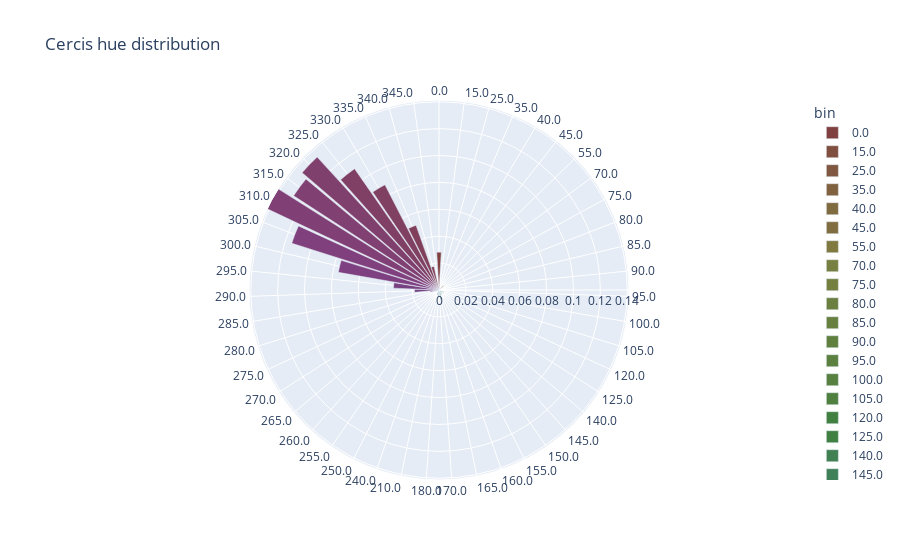

The notebook cell saved with this chart:
### Markdown cell above
View hue distribution.

### Code cell
from plotly import graph_objects as go, express as px

from pytcherplants.utils import *

cmap = {str(k): f"hsv({str(int(k / 360 * 100))}%, 50%, 50%)" for k in hsv_props.keys()}
ff = pd.DataFrame(zip([str(k) for k in hsv_props.keys()], hsv_props.values()), columns=['bin', 'mass'])
fig = px.bar_polar(
    ff,
    title="Cercis hue distribution",
    r='mass',
    range_r=[0, max(ff['mass'])],
    theta='bin',
    range_theta=[0, 360],
    color='bin',
    color_discrete_map=cmap,
    labels=None)
#fig.update_layout(showlegend=False, polar_angularaxis_tickfont_size=7, polar_radialaxis_tickfont_size=7)
#fig = plot_hue_distribution(hsv_props, f"Cercis hue distribution")
fig.show()

### Figure 1 — Plotly figure (JSON) as saved in the notebook; plotly's stock layout.template omitted (floating-point values rounded to 4 significant figures)
{"data": [{"hovertemplate": "bin=%{theta}<br>mass=%{r}<extra></extra>", "legendgroup": "0.0", "marker": {"color": "hsv(0%, 50%, 50%)", "pattern": {"shape": ""}}, "name": "0.0", "r": [0.02817], "showlegend": true, "subplot": "polar", "theta": ["0.0"], "type": "barpolar"}, {"hovertemplate": "bin=%{theta}<br>mass=%{r}<extra></extra>", "legendgroup": "15.0", "marker": {"color": "hsv(4%, 50%, 50%)", "pattern": {"shape": ""}}, "name": "15.0", "r": [0.0002493], "showlegend": true, "subplot": "polar", "theta": ["15.0"], "type": "barpolar"}, {"hovertemplate": "bin=%{theta}<br>mass=%{r}<extra></extra>", "legendgroup": "25.0", "marker": {"color": "hsv(6%, 50%, 50%)", "pattern": {"shape": ""}}, "name": "25.0", "r": [0.0007478], "showlegend": true, "subplot": "polar", "theta": ["25.0"], "type": "barpolar"}, {"hovertemplate": "bin=%{theta}<br>mass=%{r}<extra></extra>", "legendgroup": "35.0", "marker": {"color": "hsv(9%, 50%, 50%)", "pattern": {"shape": ""}}, "name": "35.0", "r": [0.0002493], "showlegend": true, "subplot": "polar", "theta": ["35.0"], "type": "barpolar"}, {"hovertemplate": "bin=%{theta}<br>mass=%{r}<extra></extra>", "legendgroup": "40.0", "marker": {"color": "hsv(11%, 50%, 50%)", "pattern": {"shape": ""}}, "name": "40.0", "r": [0.0002493], "showlegend": true, "subplot": "polar", "theta": ["40.0"], "type": "barpolar"}, {"hovertemplate": "bin=%{theta}<br>mass=%{r}<extra></extra>", "legendgroup": "45.0", "marker": {"color": "hsv(12%, 50%, 50%)", "pattern": {"shape": ""}}, "name": "45.0", "r": [0.0007478], "showlegend": true, "subplot": "polar", "theta": ["45.0"], "type": "barpolar"}, {"hovertemplate": "bin=%{theta}<br>mass=%{r}<extra></extra>", "legendgroup": "55.0", "marker": {"color": "hsv(15%, 50%, 50%)", "pattern": {"shape": ""}}, "name": "55.0", "r": [0.004487], "showlegend": true, "subplot": "polar", "theta": ["55.0"], "type": "barpolar"}, {"hovertemplate": "bin=%{theta}<br>mass=%{r}<extra></extra>", "legendgroup": "70.0", "marker": {"color": "hsv(19%, 50%, 50%)", "pattern": {"shape": ""}}, "name": "70.0", "r": [0.0002493], "showlegend": true, "subplot": "polar", "theta": ["70.0"], "type": "barpolar"}, {"hovertemplate": "bin=%{theta}<br>mass=%{r}<extra></extra>", "legendgroup": "75.0", "marker": {"color": "hsv(20%, 50%, 50%)", "pattern": {"shape": ""}}, "name": "75.0", "r": [0.0002493], "showlegend": true, "subplot": "polar", "theta": ["75.0"], "type": "barpolar"}, {"hovertemplate": "bin=%{theta}<br>mass=%{r}<extra></extra>", "legendgroup": "80.0", "marker": {"color": "hsv(22%, 50%, 50%)", "pattern": {"shape": ""}}, "name": "80.0", "r": [0.0002493], "showlegend": true, "subplot": "polar", "theta": ["80.0"], "type": "barpolar"}, {"hovertemplate": "bin=%{theta}<br>mass=%{r}<extra></extra>", "legendgroup": "85.0", "marker": {"color": "hsv(23%, 50%, 50%)", "pattern": {"shape": ""}}, "name": "85.0", "r": [0.0002493], "showlegend": true, "subplot": "polar", "theta": ["85.0"], "type": "barpolar"}, {"hovertemplate": "bin=%{theta}<br>mass=%{r}<extra></extra>", "legendgroup": "90.0", "marker": {"color": "hsv(25%, 50%, 50%)", "pattern": {"shape": ""}}, "name": "90.0", "r": [0.0007478], "showlegend": true, "subplot": "polar", "theta": ["90.0"], "type": "barpolar"}, {"hovertemplate": "bin=%{theta}<br>mass=%{r}<extra></extra>", "legendgroup": "95.0", "marker": {"color": "hsv(26%, 50%, 50%)", "pattern": {"shape": ""}}, "name": "95.0", "r": [0.0004985], "showlegend": true, "subplot": "polar", "theta": ["95.0"], "type": "barpolar"}, {"hovertemplate": "bin=%{theta}<br>mass=%{r}<extra></extra>", "legendgroup": "100.0", "marker": {"color": "hsv(27%, 50%, 50%)", "pattern": {"shape": ""}}, "name": "100.0", "r": [0.0004985], "showlegend": true, "subplot": "polar", "theta": ["100.0"], "type": "barpolar"}, {"hovertemplate": "bin=%{theta}<br>mass=%{r}<extra></extra>", "legendgroup": "105.0", "marker": {"color": "hsv(29%, 50%, 50%)", "pattern": {"shape": ""}}, "name": "105.0", "r": [0.0002493], "showlegend": true, "subplot": "polar", "theta": ["105.0"], "type": "barpolar"}, {"hovertemplate": "bin=%{theta}<br>mass=%{r}<extra></extra>", "legendgroup": "120.0", "marker": {"color": "hsv(33%, 50%, 50%)", "pattern": {"shape": ""}}, "name": "120.0", "r": [0.003988], "showlegend": true, "subplot": "polar", "theta": ["120.0"], "type": "barpolar"}, {"hovertemplate": "bin=%{theta}<br>mass=%{r}<extra></extra>", "legendgroup": "125.0", "marker": {"color": "hsv(34%, 50%, 50%)", "pattern": {"shape": ""}}, "name": "125.0", "r": [0.0004985], "showlegend": true, "subplot": "polar", "theta": ["125.0"], "type": "barpolar"}, {"hovertemplate": "bin=%{theta}<br>mass=%{r}<extra></extra>", "legendgroup": "140.0", "marker": {"color": "hsv(38%, 50%, 50%)", "pattern": {"shape": ""}}, "name": "140.0", "r": [0.002243], "showlegend": true, "subplot": "polar", "theta": ["140.0"], "type": "barpolar"}, {"hovertemplate": "bin=%{theta}<br>mass=%{r}<extra></extra>", "legendgroup": "145.0", "marker": {"color": "hsv(40%, 50%, 50%)", "pattern": {"shape": ""}}, "name": "145.0", "r": [0.000997], "showlegend": true, "subplot": "polar", "theta": ["145.0"], "type": "barpolar"}, {"hovertemplate": "bin=%{theta}<br>mass=%{r}<extra></extra>", "legendgroup": "150.0", "marker": {"color": "hsv(41%, 50%, 50%)", "pattern": {"shape": ""}}, "name": "150.0", "r": [0.003739], "showlegend": true, "subplot": "polar", "theta": ["150.0"], "type": "barpolar"}, {"hovertemplate": "bin=%{theta}<br>mass=%{r}<extra></extra>", "legendgroup": "155.0", "marker": {"color": "hsv(43%, 50%, 50%)", "pattern": {"shape": ""}}, "name": "155.0", "r": [0.001246], "showlegend": true, "subplot": "polar", "theta": ["155.0"], "type": "barpolar"}, {"hovertemplate": "bin=%{theta}<br>mass=%{r}<extra></extra>", "legendgroup": "160.0", "marker": {"color": "hsv(44%, 50%, 50%)", "pattern": {"shape": ""}}, "name": "160.0", "r": [0.003988], "showlegend": true, "subplot": "polar", "theta": ["160.0"], "type": "barpolar"}, {"hovertemplate": "bin=%{theta}<br>mass=%{r}<extra></extra>", "legendgroup": "165.0", "marker": {"color": "hsv(45%, 50%, 50%)", "pattern": {"shape": ""}}, "name": "165.0", "r": [0.007228], "showlegend": true, "subplot": "polar", "theta": ["165.0"], "type": "barpolar"}, {"hovertemplate": "bin=%{theta}<br>mass=%{r}<extra></extra>", "legendgroup": "170.0", "marker": {"color": "hsv(47%, 50%, 50%)", "pattern": {"shape": ""}}, "name": "170.0", "r": [0.0007478], "showlegend": true, "subplot": "polar", "theta": ["170.0"], "type": "barpolar"}, {"hovertemplate": "bin=%{theta}<br>mass=%{r}<extra></extra>", "legendgroup": "180.0", "marker": {"color": "hsv(50%, 50%, 50%)", "pattern": {"shape": ""}}, "name": "180.0", "r": [0.005234], "showlegend": true, "subplot": "polar", "theta": ["180.0"], "type": "barpolar"}, {"hovertemplate": "bin=%{theta}<br>mass=%{r}<extra></extra>", "legendgroup": "210.0", "marker": {"color": "hsv(58%, 50%, 50%)", "pattern": {"shape": ""}}, "name": "210.0", "r": [0.0002493], "showlegend": true, "subplot": "polar", "theta": ["210.0"], "type": "barpolar"}, {"hovertemplate": "bin=%{theta}<br>mass=%{r}<extra></extra>", "legendgroup": "240.0", "marker": {"color": "hsv(66%, 50%, 50%)", "pattern": {"shape": ""}}, "name": "240.0", "r": [0.003739], "showlegend": true, "subplot": "polar", "theta": ["240.0"], "type": "barpolar"}, {"hovertemplate": "bin=%{theta}<br>mass=%{r}<extra></extra>", "legendgroup": "250.0", "marker": {"color": "hsv(69%, 50%, 50%)", "pattern": {"shape": ""}}, "name": "250.0", "r": [0.0002493], "showlegend": true, "subplot": "polar", "theta": ["250.0"], "type": "barpolar"}, {"hovertemplate": "bin=%{theta}<br>mass=%{r}<extra></extra>", "legendgroup": "255.0", "marker": {"color": "hsv(70%, 50%, 50%)", "pattern": {"shape": ""}}, "name": "255.0", "r": [0.0004985], "showlegend": true, "subplot": "polar", "theta": ["255.0"], "type": "barpolar"}, {"hovertemplate": "bin=%{theta}<br>mass=%{r}<extra></extra>", "legendgroup": "260.0", "marker": {"color": "hsv(72%, 50%, 50%)", "pattern": {"shape": ""}}, "name": "260.0", "r": [0.0004985], "showlegend": true, "subplot": "polar", "theta": ["260.0"], "type": "barpolar"}, {"hovertemplate": "bin=%{theta}<br>mass=%{r}<extra></extra>", "legendgroup": "265.0", "marker": {"color": "hsv(73%, 50%, 50%)", "pattern": {"shape": ""}}, "name": "265.0", "r": [0.0002493], "showlegend": true, "subplot": "polar", "theta": ["265.0"], "type": "barpolar"}, {"hovertemplate": "bin=%{theta}<br>mass=%{r}<extra></extra>", "legendgroup": "270.0", "marker": {"color": "hsv(75%, 50%, 50%)", "pattern": {"shape": ""}}, "name": "270.0", "r": [0.000997], "showlegend": true, "subplot": "polar", "theta": ["270.0"], "type": "barpolar"}, {"hovertemplate": "bin=%{theta}<br>mass=%{r}<extra></extra>", "legendgroup": "275.0", "marker": {"color": "hsv(76%, 50%, 50%)", "pattern": {"shape": ""}}, "name": "275.0", "r": [0.000997], "showlegend": true, "subplot": "polar", "theta": ["275.0"], "type": "barpolar"}, {"hovertemplate": "bin=%{theta}<br>mass=%{r}<extra></extra>", "legendgroup": "280.0", "marker": {"color": "hsv(77%, 50%, 50%)", "pattern": {"shape": ""}}, "name": "280.0", "r": [0.002493], "showlegend": true, "subplot": "polar", "theta": ["280.0"], "type": "barpolar"}, {"hovertemplate": "bin=%{theta}<br>mass=%{r}<extra></extra>", "legendgroup": "285.0", "marker": {"color": "hsv(79%, 50%, 50%)", "pattern": {"shape": ""}}, "name": "285.0", "r": [0.00673], "showlegend": true, "subplot": "polar", "theta": ["285.0"], "type": "barpolar"}, {"hovertemplate": "bin=%{theta}<br>mass=%{r}<extra></extra>", "legendgroup": "290.0", "marker": {"color": "hsv(80%, 50%, 50%)", "pattern": {"shape": ""}}, "name": "290.0", "r": [0.0182], "showlegend": true, "subplot": "polar", "theta": ["290.0"], "type": "barpolar"}, {"hovertemplate": "bin=%{theta}<br>mass=%{r}<extra></extra>", "legendgroup": "295.0", "marker": {"color": "hsv(81%, 50%, 50%)", "pattern": {"shape": ""}}, "name": "295.0", "r": [0.0339], "showlegend": true, "subplot": "polar", "theta": ["295.0"], "type": "barpolar"}, {"hovertemplate": "bin=%{theta}<br>mass=%{r}<extra></extra>", "legendgroup": "300.0", "marker": {"color": "hsv(83%, 50%, 50%)", "pattern": {"shape": ""}}, "name": "300.0", "r": [0.07602], "showlegend": true, "subplot": "polar", "theta": ["300.0"], "type": "barpolar"}, {"hovertemplate": "bin=%{theta}<br>mass=%{r}<extra></extra>", "legendgroup": "305.0", "marker": {"color": "hsv(84%, 50%, 50%)", "pattern": {"shape": ""}}, "name": "305.0", "r": [0.1149], "showlegend": true, "subplot": "polar", "theta": ["305.0"], "type": "barpolar"}, {"hovertemplate": "bin=%{theta}<br>mass=%{r}<extra></extra>", "legendgroup": "310.0", "marker": {"color": "hsv(86%, 50%, 50%)", "pattern": {"shape": ""}}, "name": "310.0", "r": [0.1413], "showlegend": true, "subplot": "polar", "theta": ["310.0"], "type": "barpolar"}, {"hovertemplate": "bin=%{theta}<br>mass=%{r}<extra></extra>", "legendgroup": "315.0", "marker": {"color": "hsv(87%, 50%, 50%)", "pattern": {"shape": ""}}, "name": "315.0", "r": [0.1289], "showlegend": true, "subplot": "polar", "theta": ["315.0"], "type": "barpolar"}, {"hovertemplate": "bin=%{theta}<br>mass=%{r}<extra></extra>", "legendgroup": "320.0", "marker": {"color": "hsv(88%, 50%, 50%)", "pattern": {"shape": ""}}, "name": "320.0", "r": [0.1341], "showlegend": true, "subplot": "polar", "theta": ["320.0"], "type": "barpolar"}, {"hovertemplate": "bin=%{theta}<br>mass=%{r}<extra></extra>", "legendgroup": "325.0", "marker": {"color": "hsv(90%, 50%, 50%)", "pattern": {"shape": ""}}, "name": "325.0", "r": [0.1099], "showlegend": true, "subplot": "polar", "theta": ["325.0"], "type": "barpolar"}, {"hovertemplate": "bin=%{theta}<br>mass=%{r}<extra></extra>", "legendgroup": "330.0", "marker": {"color": "hsv(91%, 50%, 50%)", "pattern": {"shape": ""}}, "name": "330.0", "r": [0.08799], "showlegend": true, "subplot": "polar", "theta": ["330.0"], "type": "barpolar"}, {"hovertemplate": "bin=%{theta}<br>mass=%{r}<extra></extra>", "legendgroup": "335.0", "marker": {"color": "hsv(93%, 50%, 50%)", "pattern": {"shape": ""}}, "name": "335.0", "r": [0.0511], "showlegend": true, "subplot": "polar", "theta": ["335.0"], "type": "barpolar"}, {"hovertemplate": "bin=%{theta}<br>mass=%{r}<extra></extra>", "legendgroup": "340.0", "marker": {"color": "hsv(94%, 50%, 50%)", "pattern": {"shape": ""}}, "name": "340.0", "r": [0.01795], "showlegend": true, "subplot": "polar", "theta": ["340.0"], "type": "barpolar"}, {"hovertemplate": "bin=%{theta}<br>mass=%{r}<extra></extra>", "legendgroup": "345.0", "marker": {"color": "hsv(95%, 50%, 50%)", "pattern": {"shape": ""}}, "name": "345.0", "r": [0.001246], "showlegend": true, "subplot": "polar", "theta": ["345.0"], "type": "barpolar"}], "layout": {"barmode": "relative", "legend": {"title": {"text": "bin"}, "tracegroupgap": 0}, "polar": {"angularaxis": {"categoryarray": ["0.0", "15.0", "25.0", "35.0", "40.0", "45.0", "55.0", "70.0", "75.0", "80.0", "85.0", "90.0", "95.0", "100.0", "105.0", "120.0", "125.0", "140.0", "145.0", "150.0", "155.0", "160.0", "165.0", "170.0", "180.0", "210.0", "240.0", "250.0", "255.0", "260.0", "265.0", "270.0", "275.0", "280.0", "285.0", "290.0", "295.0", "300.0", "305.0", "310.0", "315.0", "320.0", "325.0", "330.0", "335.0", "340.0", "345.0"], "categoryorder": "array", "direction": "clockwise", "rotation": 90}, "domain": {"x": [0, 1], "y": [0, 1]}, "radialaxis": {"range": [0, 0.1413]}, "sector": [0, 360]}, "title": {"text": "Cercis hue distribution"}}}
